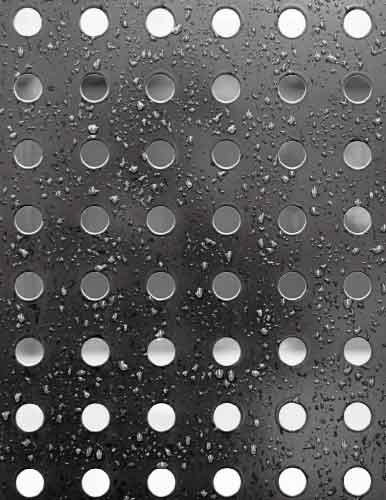
#> input picture input.jpg, 386 x 500 px
$ python main.py
#> lines starting #> are read from the running program, lines starting #| are printed output that depends on the picture
import cv2
import numpy as np
import math


cur_point = (0, 0)

img = cv2.imread('input.jpg', cv2.IMREAD_GRAYSCALE)
#> img: shape (500, 386); min 0, max 255, mean 92.6
rows, cols = img.shape
#> rows = 500; cols = 386
# import pdb;pdb.set_trace()

img_output = np.zeros(img.shape, dtype=img.dtype)

start_point = (0, 0)
end_point = (100, 100)

r = 50


last_x, last_y = 0, 0
start_x, start_y = 0, 0
end_x, end_y = 0, 0


def MouseEvent(event, x, y, flags, param):
    global last_x, last_y
    global start_x, start_y
    global end_x, end_y
    if flags == cv2.EVENT_FLAG_LBUTTON:
        print('摁住左键 [{},{}]'.format(x, y))
        if last_x is 0 or last_y is 0:
            last_x, last_y = x, y

        img_output[(y - r):(y + r), (x - r): (x + r)] = img[(last_y - r):(last_y + r), (last_x - r): (last_x + r)]
        last_x, last_y = x, y

        cv2.imshow('22', img_output)
        # [22 lines of commented-out code are left out]


for i in range(rows):
    for j in range(cols):
        if i < 100 and j < 200:
            img_output[i,j] = 0
        else:
            img_output[i,j] = img[i, j]
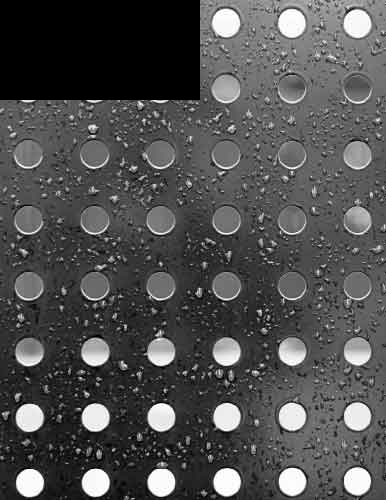
#> img_output: shape (500, 386); min 0, max 255, mean 80.2
# import pdb;pdb.set_trace()

# cv2.imwrite("output.jpg", img_output)
# cv2.imshow('1111', img_output)
cv2.namedWindow('22')
cv2.setMouseCallback('22', MouseEvent)
cv2.imshow('22', img_output)
cv2.waitKey(0)
# [5 lines of commented-out code are left out]
